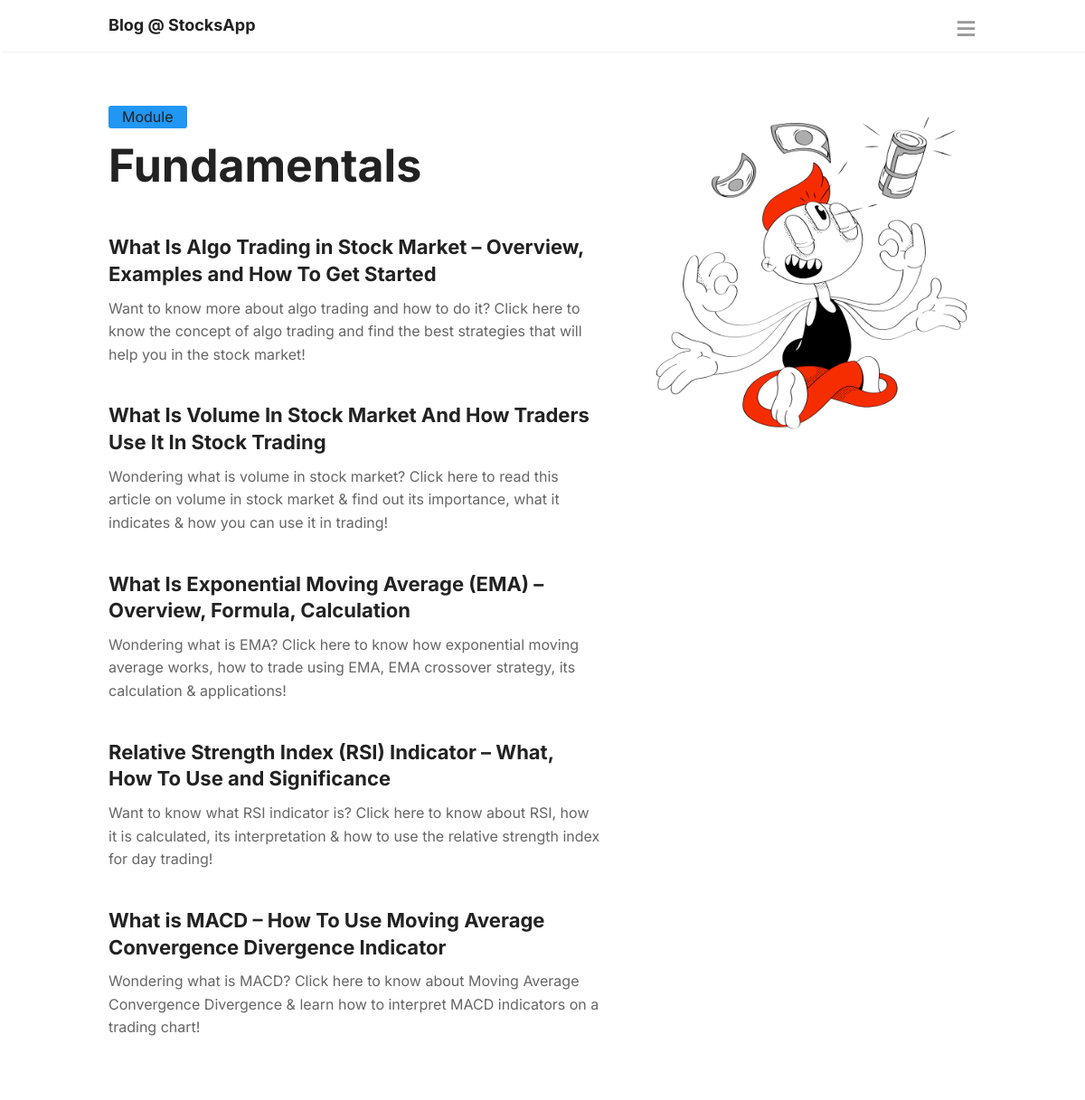
Page /blog/module/fundamentals/ on the committed database.
### blog/models.py (models this page shows, shortened)
class Module(models.Model):
	title = models.CharField(max_length=255)
	chapters_count = models.IntegerField(default=0)
	description = models.TextField()
	slug = models.SlugField()
	feature_image = models.ImageField(upload_to='images/')
	color = models.CharField(max_length=25)
	upload_on = models.DateTimeField(auto_now_add=True)

class Post(models.Model):
	module = models.ForeignKey(Module, on_delete=models.CASCADE)
	title = models.CharField(max_length=512)
	content = models.TextField()
	description = models.TextField()
	feature_image = models.ImageField(upload_to='images/', default='images/rubber-10.png')
	slug = models.SlugField(default='')
	quote = models.CharField(max_length=1024, blank=True, null=True)
	upload_on = models.DateTimeField(auto_now_add=True)
	tags = models.ManyToManyField('Tag', blank=True)

### blog/views.py (the view)
# urls.py: path('module/<slug:module_title>/', ModulePage.as_view()),
class ModulePage(View):
	def get(self, request, *args, **kwargs):
		module = get_object_or_404(Module, slug=kwargs['module_title'])
		posts = Post.objects.filter(module=module).order_by('-upload_on')
		modules = Module.objects.all()
		return render(self.request, 'blog/module.html', {'module':module, 'posts':posts, 'modules':modules})

### templates/blog/module.html
{% extends 'blog/base.html' %} {% block body %}
<div id="content">
    <section class="single-module">
        <div class="row">
            <div class="seven columns">
                <header>
                <span class="module-tag" style="background-color: {{module.color}};">
						Module</span>
                    <h1 class="large">{{module.title}}</h1>
                </header>
                <div class="chapter-list">
                    <ul class="noul">
                        {% for post in posts %}
                        <li class="item">
                            <h4 class="title"><a href="/blog/module/{{module.slug}}/post/{{post.slug}}/">
									{{post.title}}</a>
                            </h4>
                            <div class="excerpt">
                                <p>{{post.description}}</p>
                            </div>
                        </li>
                        {% endfor %}
                    </ul>
                </div>
            </div>
            <div class="five columns">
                <img src="{{module.feature_image.url}}" class="thumb" style="margin-top: 0px;">
            </div>
        </div>
    </section>
</div>
{% endblock %}

### static/css/skeleton.css (style rules this page uses)
html { font-family: sans-serif; -ms-text-size-adjust: 100%; -webkit-text-size-adjust: 100%; }
body { margin: 0; }
article, aside, details, figcaption, figure, footer, header, hgroup, main, menu, nav, section, summary { display: block; }
a { background-color: transparent; }
h1 { font-size: 2em; margin: 0.67em 0; }
img { border: 0; }
.column, .columns { width: 100%; float: left; box-sizing: border-box; }
@media (min-width: 550px) { .column, .columns { margin-left: 4%; } }
@media (min-width: 550px) { .column:first-child, .columns:first-child { margin-left: 0; } }
@media (min-width: 550px) { .five.columns { width: 39.3333333333%; } }
@media (min-width: 550px) { .seven.columns { width: 56.6666666667%; } }
html { font-size: 62.5%; }
body { font-size: 1.5em; line-height: 1.6; font-weight: 400; font-family: "Raleway", "HelveticaNeue", "Helvetica Neue", Helvetica, Arial, sans-serif; color: #222; }
h1, h2, h3, h4, h5, h6 { margin-top: 0; margin-bottom: 2rem; font-weight: 300; }
h1 { font-size: 4.0rem; line-height: 1.2; letter-spacing: -.1rem; }
h4 { font-size: 2.4rem; line-height: 1.35; letter-spacing: -.08rem; }
@media (min-width: 550px) { h1 { font-size: 5.0rem; } }
@media (min-width: 550px) { h4 { font-size: 3.0rem; } }
p { margin-top: 0; }
a { color: #1EAEDB; }
ul { list-style: circle inside; }
ol, ul { padding-left: 0; margin-top: 0; }
li { margin-bottom: 1rem; }
pre, blockquote, dl, figure, table, p, ul, ol, form { margin-bottom: 2.5rem; }
.container:after, .row:after, .u-cf { content: ""; display: table; clear: both; }

### static/css/style.css (style rules this page uses)
body { margin: 0; padding: 0; font-family: "Inter", sans-serif; font-weight: 400; color: #666; font-size: 16px; line-height: 1.6em; min-width: 320px; }
h1, h2, h3, h4, h5 { font-family: Inter, sans-serif; font-weight: 700; color: #222; letter-spacing: 0; }
h1 { font-size: 4rem; }
h1.large { font-size: 5rem; line-height: 6.2rem; }
h4 { font-size: 1.5rem; }
h4.title { font-size: 2.2rem; }
p { margin: 0 0 10px 0; }
section { margin-bottom: 45px; }
ul, ol { margin-bottom: 15px; }
ul li, ol li { margin-bottom: 5px; }
a { text-decoration: none; color: #222; }
.noul { margin: 0; padding: 0; list-style-type: none; }
.columns img { max-width: 100%; height: auto; }
.single-module header { margin-bottom: 45px; }
.single-module .chapter-list .item { margin-bottom: 20px; padding-bottom: 10px; }
.single-module .chapter-list .title { margin: 0 0 10px 0; }
.single-module .thumb { display: block; margin-top: 15vh; }
.module-tag { border-radius: 3px; padding: 0 15px; display: inline-block; margin-bottom: 10px; color: #222; }

### rows in the picture
Module: title "Fundamentals", feature_image (picture)
Post: title "What Is Algo Trading in Stock Market – Overview, Examples and How To Get Started", description "Want to know more about algo trading and how to do it? Click here to know the concept of algo trading and find the best strategies that will help you in the stock market!"
Post: title "What Is Volume In Stock Market And How Traders Use It In Stock Trading", description "Wondering what is volume in stock market? Click here to read this article on volume in stock market & find out its importance, what it indicates & how you can use it in trading!"
Post: title "What Is Exponential Moving Average (EMA) – Overview, Formula, Calculation", description "Wondering what is EMA? Click here to know how exponential moving average works, how to trade using EMA, EMA crossover strategy, its calculation & applications!"
Post: title "Relative Strength Index (RSI) Indicator – What, How To Use and Significance", description "Want to know what RSI indicator is? Click here to know about RSI, how it is calculated, its interpretation & how to use the relative strength index for day trading!"
Post: title "What is MACD – How To Use Moving Average Convergence Divergence Indicator", description "Wondering what is MACD? Click here to know about Moving Average Convergence Divergence & learn how to interpret MACD indicators on a trading chart!"
